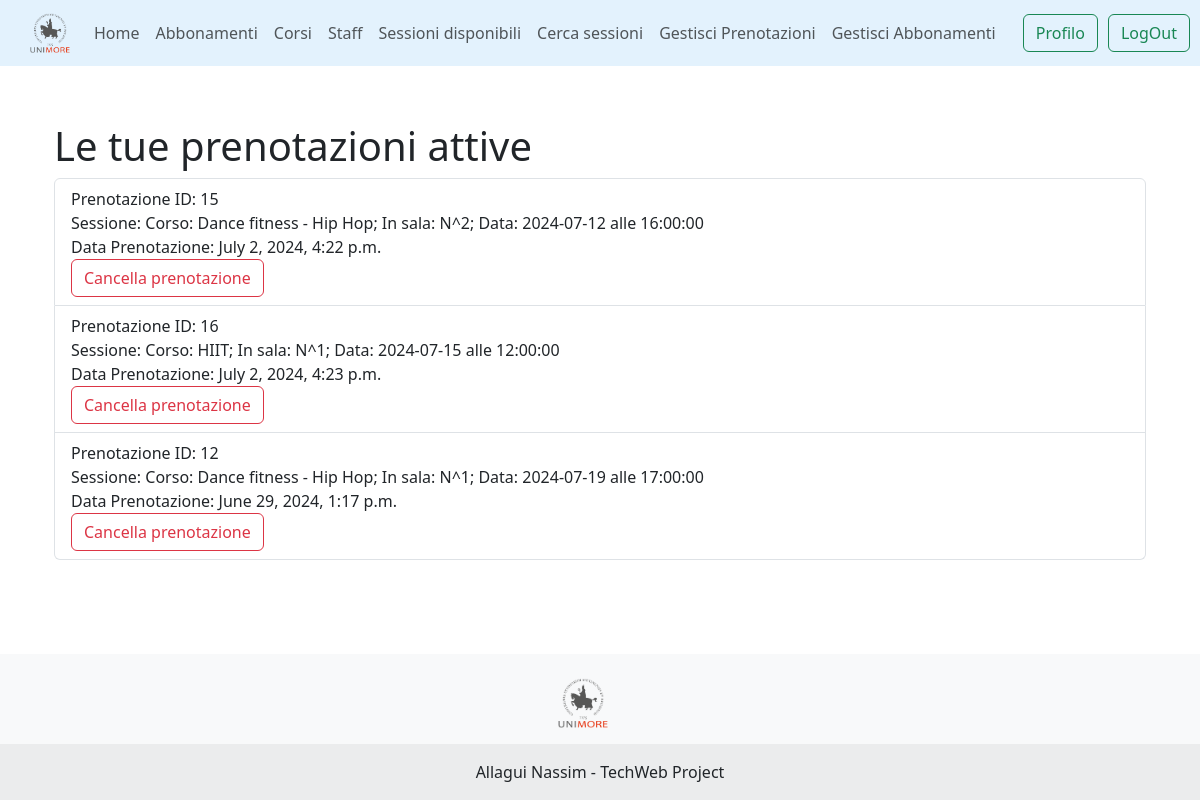
The page /unimoregym/mieprenotazioni/ (signed in) on the database its author committed.
### unimoregym/models.py (models this page shows, shortened)
class PrenotazioneUtenteCorso(models.Model):
    idPrenotazione = models.AutoField(primary_key=True)
    fk_utente = models.ForeignKey(GymUser, on_delete=models.CASCADE)
    fk_sessione = models.ForeignKey(SessioneCorso, on_delete=models.CASCADE)
    data_prenotazione = models.DateTimeField(auto_now_add=True)

class SessioneCorso(models.Model):
    idSessione = models.AutoField(primary_key=True)
    ora = models.TimeField()
    data = models.DateField()
    sala_corso = models.IntegerField()
    disponibilita = models.IntegerField(default=30)
    fk_corso = models.ForeignKey(Corso, on_delete=models.CASCADE)
    def __str__(self):
        out =  "Corso: " + self.fk_corso.nome + "; In sala: N^" + str(self.sala_corso) + "; Data: " + self.data.__str__() + " alle " + self.ora.__str__()
        return out

class Corso(models.Model):
    idcorso = models.CharField(max_length=255, primary_key=True)
    nome = models.CharField(max_length=255)
    categoria = models.CharField(max_length=255, default="")
    descrizione = models.TextField()
    durata = models.IntegerField(default=60, help_text="Durata in minuti")
    fk_trainer = models.ForeignKey(Trainer, on_delete=models.CASCADE, null=True, blank=True)
    valutazione_media = models.FloatField(default=0)
    class Meta:
        verbose_name_plural = "Corsi"

### unimoregym/views.py (the view, shortened to what this page needs)
# urls.py: path('mieprenotazioni/', user_booking, name='mieprenotazioni'),
@login_required
def user_booking(request):  #MOSTRA TUTTE LE PRENOTAZIONI DI UN SINGOLO UTENTE E GLI PERMETTE DI CANCELLARLE
    user = request.user
    today = timezone.localtime().date()
    print(today)
    prenotazioni_attive = PrenotazioneUtenteCorso.objects.filter(fk_utente=user, fk_sessione__data__gte=today).order_by('fk_sessione__data', 'fk_sessione__ora')
    ctx = {"prenotazioni": prenotazioni_attive}
    return render(request, 'gym/user/user_prenotazioni.html', ctx)

### unimoregym/templates/gym/user/user_prenotazioni.html (shortened to what this page needs)
{% extends 'base_page.html' %}
{% load crispy_forms_filters %}
{% load crispy_forms_tags %}
{% load static %}
{% block content %}
<div class="container">
    <h1>Le tue prenotazioni attive</h1>
    <ul class="list-group">
        {% for prenotazione in prenotazioni %}
            <li class="list-group-item">
                Prenotazione ID: {{ prenotazione.idPrenotazione }} <br>
                Sessione: {{ prenotazione.fk_sessione }} <br>
                Data Prenotazione: {{ prenotazione.data_prenotazione }}<br>
             <form method="post" style="display:inline;" onsubmit="return deleteConfirm();">
              <button type="submit" class="btn btn-outline-danger">Cancella prenotazione</button>
            </form>
            </li>
        {% empty %}
            <li class="list-group-item">Non hai prenotazioni attive, prenotale <a style="text-underline: auto" href="{% url 'unimoregym:sessioni_disponibili' %}">qui</a> </li>
        {% endfor %}
    </ul>
</div>
{% endblock %}

### templates/base_page.html (style rules this page uses)
body, html { height: 100%; }

### rows shown on the page
PrenotazioneUtenteCorso: idPrenotazione "15", fk_sessione "Corso: Dance fitness - Hip Hop; In sala: N^2; Data: 2024-07-12 alle 16:00:00", data_prenotazione "July 2, 2024, 4:22 p.m."
PrenotazioneUtenteCorso: idPrenotazione "16", fk_sessione "Corso: HIIT; In sala: N^1; Data: 2024-07-15 alle 12:00:00", data_prenotazione "July 2, 2024, 4:23 p.m."
PrenotazioneUtenteCorso: idPrenotazione "12", fk_sessione "Corso: Dance fitness - Hip Hop; In sala: N^1; Data: 2024-07-19 alle 17:00:00", data_prenotazione "June 29, 2024, 1:17 p.m."
